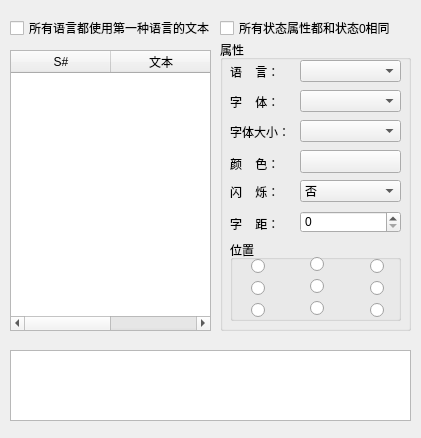
<?xml version="1.0" encoding="UTF-8"?>
<ui version="4.0">
 <class>QWeekDisplaytextDlg</class>
 <widget class="QWidget" name="QWeekDisplaytextDlg">
  <property name="geometry">
   <rect>
    <x>0</x>
    <y>0</y>
    <width>421</width>
    <height>438</height>
   </rect>
  </property>
  <property name="windowTitle">
   <string>Form</string>
  </property>
  <widget class="QTableWidget" name="m_table">
   <property name="geometry">
    <rect>
     <x>10</x>
     <y>50</y>
     <width>201</width>
     <height>281</height>
    </rect>
   </property>
   <column>
    <property name="text">
     <string>S#</string>
    </property>
   </column>
   <column>
    <property name="text">
     <string>文本</string>
    </property>
   </column>
  </widget>
  <widget class="QGroupBox" name="groupBox_3">
   <property name="geometry">
    <rect>
     <x>220</x>
     <y>40</y>
     <width>191</width>
     <height>291</height>
    </rect>
   </property>
   <property name="title">
    <string>属性</string>
   </property>
   <widget class="QLabel" name="label_15">
    <property name="geometry">
     <rect>
      <x>10</x>
      <y>81</y>
      <width>61</width>
      <height>21</height>
     </rect>
    </property>
    <property name="text">
     <string>字体大小：</string>
    </property>
   </widget>
   <widget class="QComboBox" name="m_fontsizecmb">
    <property name="geometry">
     <rect>
      <x>80</x>
      <y>80</y>
      <width>101</width>
      <height>22</height>
     </rect>
    </property>
   </widget>
   <widget class="QLabel" name="label_19">
    <property name="geometry">
     <rect>
      <x>10</x>
      <y>113</y>
      <width>61</width>
      <height>21</height>
     </rect>
    </property>
    <property name="text">
     <string>颜    色：</string>
    </property>
   </widget>
   <widget class="QLabel" name="label_3">
    <property name="geometry">
     <rect>
      <x>10</x>
      <y>173</y>
      <width>61</width>
      <height>21</height>
     </rect>
    </property>
    <property name="text">
     <string>字    距：</string>
    </property>
   </widget>
   <widget class="QSpinBox" name="m_wordintervalspin">
    <property name="geometry">
     <rect>
      <x>80</x>
      <y>171</y>
      <width>101</width>
      <height>22</height>
     </rect>
    </property>
   </widget>
   <widget class="QGroupBox" name="groupBox_6">
    <property name="geometry">
     <rect>
      <x>10</x>
      <y>200</y>
      <width>171</width>
      <height>81</height>
     </rect>
    </property>
    <property name="title">
     <string>位置</string>
    </property>
    <widget class="QRadioButton" name="m_radio2">
     <property name="geometry">
      <rect>
       <x>80</x>
       <y>16</y>
       <width>16</width>
       <height>16</height>
      </rect>
     </property>
     <property name="text">
      <string/>
     </property>
    </widget>
    <widget class="QRadioButton" name="m_radio3">
     <property name="geometry">
      <rect>
       <x>140</x>
       <y>18</y>
       <width>16</width>
       <height>16</height>
      </rect>
     </property>
     <property name="text">
      <string/>
     </property>
    </widget>
    <widget class="QRadioButton" name="m_radio1">
     <property name="geometry">
      <rect>
       <x>21</x>
       <y>18</y>
       <width>16</width>
       <height>16</height>
      </rect>
     </property>
     <property name="layoutDirection">
      <enum>Qt::LeftToRight</enum>
     </property>
     <property name="text">
      <string/>
     </property>
    </widget>
    <widget class="QRadioButton" name="m_radio5">
     <property name="geometry">
      <rect>
       <x>80</x>
       <y>38</y>
       <width>16</width>
       <height>16</height>
      </rect>
     </property>
     <property name="text">
      <string/>
     </property>
    </widget>
    <widget class="QRadioButton" name="m_radio6">
     <property name="geometry">
      <rect>
       <x>140</x>
       <y>40</y>
       <width>16</width>
       <height>16</height>
      </rect>
     </property>
     <property name="text">
      <string/>
     </property>
    </widget>
    <widget class="QRadioButton" name="m_radio4">
     <property name="geometry">
      <rect>
       <x>21</x>
       <y>40</y>
       <width>16</width>
       <height>16</height>
      </rect>
     </property>
     <property name="text">
      <string/>
     </property>
    </widget>
    <widget class="QRadioButton" name="m_radio8">
     <property name="geometry">
      <rect>
       <x>80</x>
       <y>60</y>
       <width>16</width>
       <height>16</height>
      </rect>
     </property>
     <property name="text">
      <string/>
     </property>
    </widget>
    <widget class="QRadioButton" name="m_radio9">
     <property name="geometry">
      <rect>
       <x>140</x>
       <y>62</y>
       <width>16</width>
       <height>16</height>
      </rect>
     </property>
     <property name="text">
      <string/>
     </property>
    </widget>
    <widget class="QRadioButton" name="m_radio7">
     <property name="geometry">
      <rect>
       <x>21</x>
       <y>62</y>
       <width>16</width>
       <height>16</height>
      </rect>
     </property>
     <property name="text">
      <string/>
     </property>
    </widget>
   </widget>
   <widget class="QPushButton" name="Text_Color">
    <property name="geometry">
     <rect>
      <x>80</x>
      <y>110</y>
      <width>101</width>
      <height>23</height>
     </rect>
    </property>
    <property name="focusPolicy">
     <enum>Qt::NoFocus</enum>
    </property>
    <property name="text">
     <string/>
    </property>
   </widget>
   <widget class="QLabel" name="label">
    <property name="geometry">
     <rect>
      <x>10</x>
      <y>22</y>
      <width>61</width>
      <height>20</height>
     </rect>
    </property>
    <property name="text">
     <string>语    言：</string>
    </property>
   </widget>
   <widget class="QComboBox" name="m_languagecmb">
    <property name="geometry">
     <rect>
      <x>80</x>
      <y>20</y>
      <width>101</width>
      <height>22</height>
     </rect>
    </property>
   </widget>
   <widget class="QLabel" name="label_2">
    <property name="geometry">
     <rect>
      <x>10</x>
      <y>144</y>
      <width>61</width>
      <height>16</height>
     </rect>
    </property>
    <property name="text">
     <string>闪    烁：</string>
    </property>
   </widget>
   <widget class="QComboBox" name="m_flickcheck">
    <property name="geometry">
     <rect>
      <x>80</x>
      <y>140</y>
      <width>101</width>
      <height>22</height>
     </rect>
    </property>
    <item>
     <property name="text">
      <string>否</string>
     </property>
    </item>
    <item>
     <property name="text">
      <string>是 (颜色切换)</string>
     </property>
    </item>
    <item>
     <property name="text">
      <string>是 (文字显隐)</string>
     </property>
    </item>
   </widget>
   <widget class="QLabel" name="label_4">
    <property name="geometry">
     <rect>
      <x>10</x>
      <y>52</y>
      <width>61</width>
      <height>20</height>
     </rect>
    </property>
    <property name="text">
     <string>字    体：</string>
    </property>
   </widget>
   <widget class="QComboBox" name="m_fontcmb">
    <property name="geometry">
     <rect>
      <x>80</x>
      <y>50</y>
      <width>101</width>
      <height>22</height>
     </rect>
    </property>
   </widget>
  </widget>
  <widget class="QPlainTextEdit" name="m_textedit">
   <property name="geometry">
    <rect>
     <x>10</x>
     <y>350</y>
     <width>401</width>
     <height>71</height>
    </rect>
   </property>
  </widget>
  <widget class="QCheckBox" name="m_check">
   <property name="geometry">
    <rect>
     <x>10</x>
     <y>20</y>
     <width>391</width>
     <height>16</height>
    </rect>
   </property>
   <property name="focusPolicy">
    <enum>Qt::NoFocus</enum>
   </property>
   <property name="text">
    <string>所有语言都使用第一种语言的文本</string>
   </property>
  </widget>
  <widget class="QCheckBox" name="checkBox">
   <property name="geometry">
    <rect>
     <x>220</x>
     <y>20</y>
     <width>181</width>
     <height>16</height>
    </rect>
   </property>
   <property name="text">
    <string>所有状态属性都和状态0相同</string>
   </property>
  </widget>
 </widget>
 <tabstops>
  <tabstop>m_table</tabstop>
  <tabstop>m_languagecmb</tabstop>
  <tabstop>m_fontcmb</tabstop>
  <tabstop>m_fontsizecmb</tabstop>
  <tabstop>m_flickcheck</tabstop>
  <tabstop>m_wordintervalspin</tabstop>
  <tabstop>m_radio1</tabstop>
  <tabstop>m_radio2</tabstop>
  <tabstop>m_radio3</tabstop>
  <tabstop>m_radio4</tabstop>
  <tabstop>m_radio5</tabstop>
  <tabstop>m_radio6</tabstop>
  <tabstop>m_radio7</tabstop>
  <tabstop>m_radio8</tabstop>
  <tabstop>m_radio9</tabstop>
  <tabstop>m_textedit</tabstop>
 </tabstops>
 <resources/>
 <connections/>
</ui>
